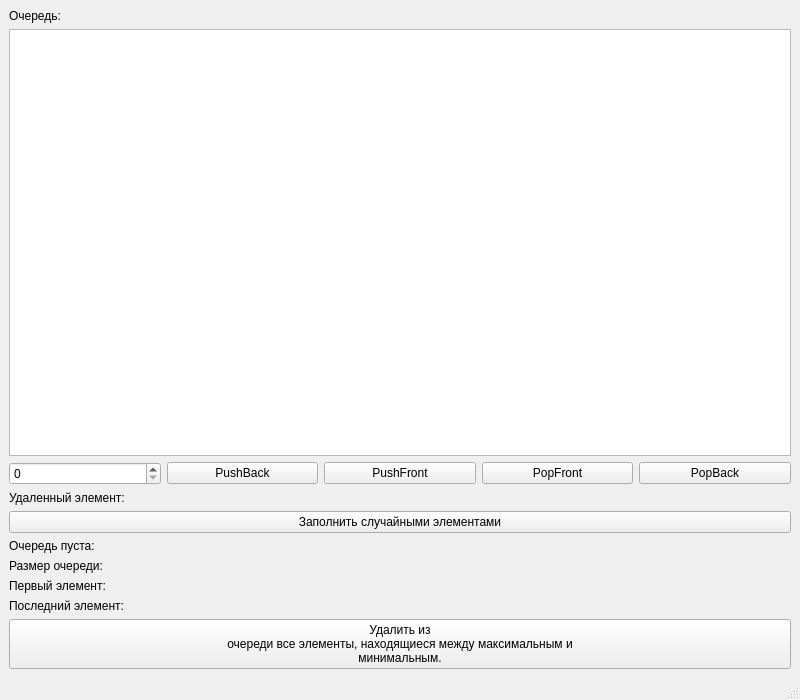
<?xml version="1.0" encoding="UTF-8"?>
<ui version="4.0">
 <class>MainWindow</class>
 <widget class="QMainWindow" name="MainWindow">
  <property name="geometry">
   <rect>
    <x>0</x>
    <y>0</y>
    <width>800</width>
    <height>700</height>
   </rect>
  </property>
  <property name="windowTitle">
   <string>MainWindow</string>
  </property>
  <widget class="QWidget" name="centralwidget">
   <layout class="QGridLayout" name="gridLayout">
    <item row="0" column="0">
     <layout class="QVBoxLayout" name="verticalLayout_2">
      <item>
       <widget class="QLabel" name="label">
        <property name="text">
         <string>Очередь:</string>
        </property>
       </widget>
      </item>
      <item>
       <widget class="QListWidget" name="listWidget1"/>
      </item>
      <item>
       <layout class="QHBoxLayout" name="horizontalLayout">
        <item>
         <widget class="QSpinBox" name="spinBoxQ1"/>
        </item>
        <item>
         <widget class="QPushButton" name="pushBackButton">
          <property name="text">
           <string>PushBack</string>
          </property>
         </widget>
        </item>
        <item>
         <widget class="QPushButton" name="pushFrontButton">
          <property name="text">
           <string>PushFront</string>
          </property>
         </widget>
        </item>
        <item>
         <widget class="QPushButton" name="popFrontButton">
          <property name="text">
           <string>PopFront</string>
          </property>
         </widget>
        </item>
        <item>
         <widget class="QPushButton" name="popBackButton">
          <property name="text">
           <string>PopBack</string>
          </property>
         </widget>
        </item>
       </layout>
      </item>
      <item>
       <layout class="QHBoxLayout" name="horizontalLayout_2">
        <item>
         <widget class="QLabel" name="label_2">
          <property name="text">
           <string>Удаленный элемент:</string>
          </property>
         </widget>
        </item>
        <item>
         <widget class="QLabel" name="labelDeletedItem">
          <property name="text">
           <string/>
          </property>
         </widget>
        </item>
       </layout>
      </item>
      <item>
       <widget class="QPushButton" name="randomButton1">
        <property name="text">
         <string>Заполнить случайными элементами</string>
        </property>
       </widget>
      </item>
      <item>
       <layout class="QVBoxLayout" name="verticalLayout">
        <item>
         <layout class="QHBoxLayout" name="horizontalLayout_3">
          <item>
           <widget class="QLabel" name="label_5">
            <property name="text">
             <string>Очередь пуста:</string>
            </property>
           </widget>
          </item>
          <item>
           <widget class="QLabel" name="label11">
            <property name="text">
             <string/>
            </property>
           </widget>
          </item>
         </layout>
        </item>
        <item>
         <layout class="QHBoxLayout" name="horizontalLayout_4">
          <item>
           <widget class="QLabel" name="label_6">
            <property name="text">
             <string>Размер очереди:</string>
            </property>
           </widget>
          </item>
          <item>
           <widget class="QLabel" name="label12">
            <property name="text">
             <string/>
            </property>
           </widget>
          </item>
         </layout>
        </item>
        <item>
         <layout class="QHBoxLayout" name="horizontalLayout_5">
          <item>
           <widget class="QLabel" name="label_3">
            <property name="text">
             <string>Первый элемент:</string>
            </property>
           </widget>
          </item>
          <item>
           <widget class="QLabel" name="label13">
            <property name="text">
             <string/>
            </property>
           </widget>
          </item>
         </layout>
        </item>
        <item>
         <layout class="QHBoxLayout" name="horizontalLayout_6">
          <item>
           <widget class="QLabel" name="label_4">
            <property name="text">
             <string>Последний элемент:</string>
            </property>
           </widget>
          </item>
          <item>
           <widget class="QLabel" name="label14">
            <property name="text">
             <string/>
            </property>
           </widget>
          </item>
         </layout>
        </item>
       </layout>
      </item>
      <item>
       <widget class="QPushButton" name="buttonTask">
        <property name="text">
         <string>Удалить из
очереди все элементы, находящиеся между максимальным и
минимальным.</string>
        </property>
       </widget>
      </item>
     </layout>
    </item>
   </layout>
  </widget>
  <widget class="QMenuBar" name="menubar">
   <property name="geometry">
    <rect>
     <x>0</x>
     <y>0</y>
     <width>800</width>
     <height>22</height>
    </rect>
   </property>
  </widget>
  <widget class="QStatusBar" name="statusbar"/>
 </widget>
 <resources/>
 <connections/>
</ui>
